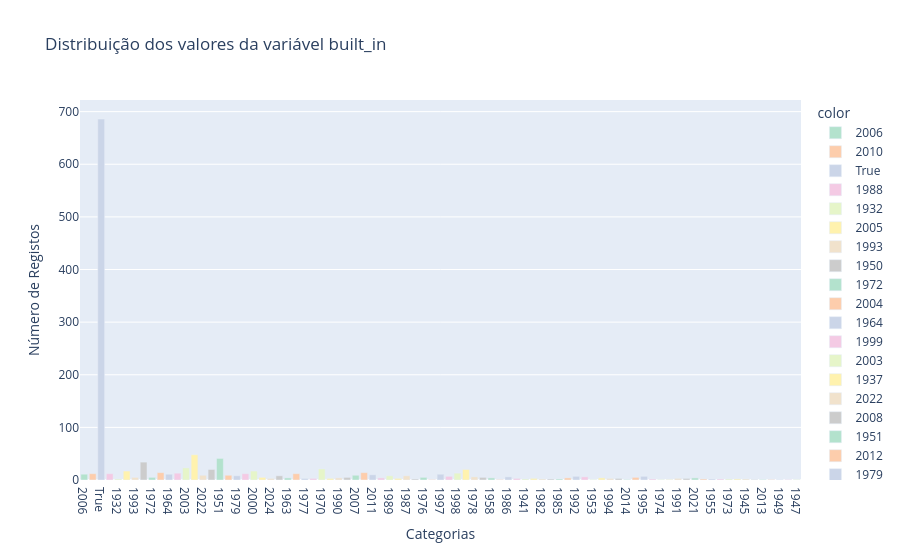
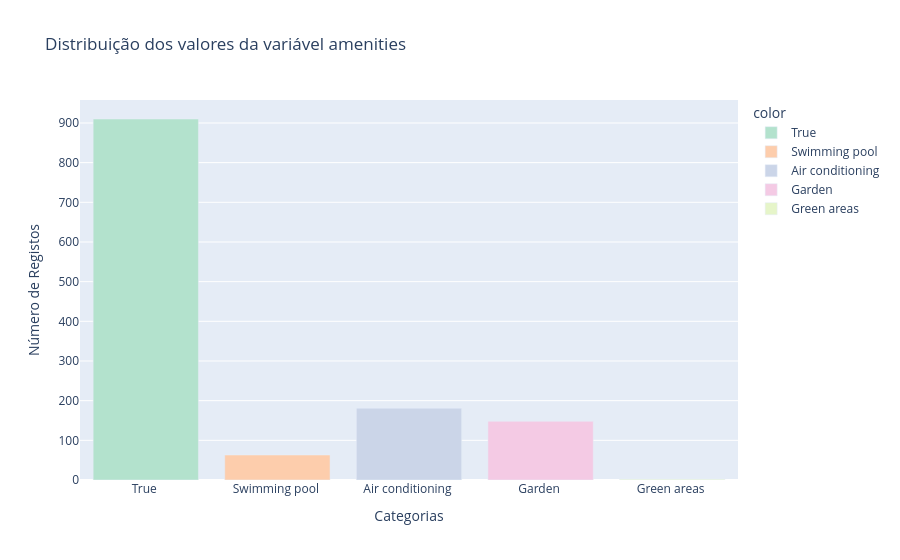
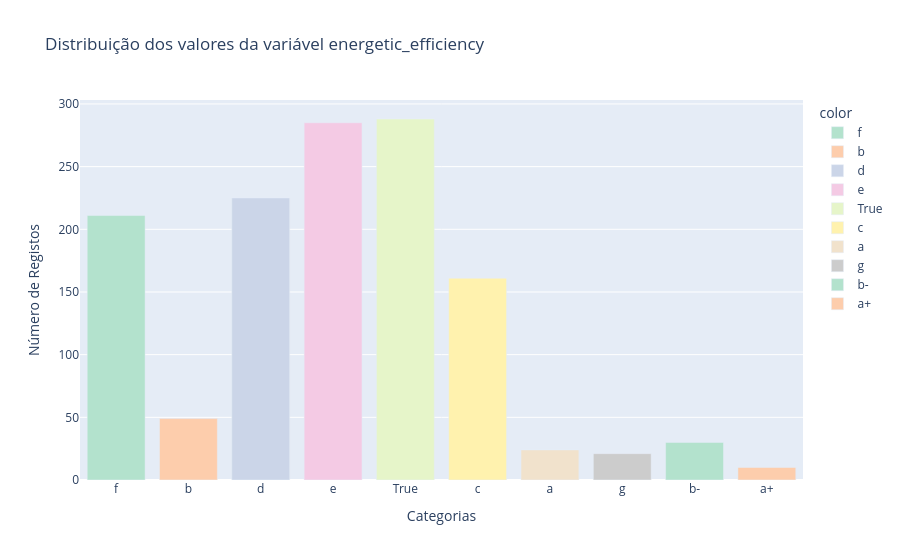

The cell these charts' notebook holds for them, in order:
### Markdown cell above
# Pre-processamento 

### Colunas: 
- built_in
- amenities
- energetic_efficiency

### Code cell
# Variação dos dados 
import plotly.express as px
col = ['built_in', 'amenities','energetic_efficiency']

for nome in col: 
    output = []
    names = df_15[nome].unique()
    for i in df_15[nome].unique():
        bt2 = df_15[nome].value_counts()[i]
        output.append(bt2)
    fig = px.bar(df_15, x=names, y=output, color = names ,color_discrete_sequence= px.colors.qualitative.Pastel2, title= f'Distribuição dos valores da variável {nome}')
    fig.update_xaxes(title_text='Categorias')
    fig.update_yaxes(title_text='Número de Registos')
    fig.show()

### Figure 1 — Plotly figure (JSON) as saved in the notebook; plotly's stock layout.template omitted (floating-point values rounded to 4 significant figures)
{"data": [{"alignmentgroup": "True", "hovertemplate": "color=2006<br>x=%{x}<br>y=%{y}<extra></extra>", "legendgroup": "2006", "marker": {"color": "rgb(179,226,205)", "pattern": {"shape": ""}}, "name": "2006", "offsetgroup": "2006", "orientation": "v", "showlegend": true, "textposition": "auto", "type": "bar", "x": ["2006"], "xaxis": "x", "y": [11], "yaxis": "y"}, {"alignmentgroup": "True", "hovertemplate": "color=2010<br>x=%{x}<br>y=%{y}<extra></extra>", "legendgroup": "2010", "marker": {"color": "rgb(253,205,172)", "pattern": {"shape": ""}}, "name": "2010", "offsetgroup": "2010", "orientation": "v", "showlegend": true, "textposition": "auto", "type": "bar", "x": ["2010"], "xaxis": "x", "y": [12], "yaxis": "y"}, {"alignmentgroup": "True", "hovertemplate": "color=True<br>x=%{x}<br>y=%{y}<extra></extra>", "legendgroup": "True", "marker": {"color": "rgb(203,213,232)", "pattern": {"shape": ""}}, "name": "True", "offsetgroup": "True", "orientation": "v", "showlegend": true, "textposition": "auto", "type": "bar", "x": ["True"], "xaxis": "x", "y": [686], "yaxis": "y"}, {"alignmentgroup": "True", "hovertemplate": "color=1988<br>x=%{x}<br>y=%{y}<extra></extra>", "legendgroup": "1988", "marker": {"color": "rgb(244,202,228)", "pattern": {"shape": ""}}, "name": "1988", "offsetgroup": "1988", "orientation": "v", "showlegend": true, "textposition": "auto", "type": "bar", "x": ["1988"], "xaxis": "x", "y": [12], "yaxis": "y"}, {"alignmentgroup": "True", "hovertemplate": "color=1932<br>x=%{x}<br>y=%{y}<extra></extra>", "legendgroup": "1932", "marker": {"color": "rgb(230,245,201)", "pattern": {"shape": ""}}, "name": "1932", "offsetgroup": "1932", "orientation": "v", "showlegend": true, "textposition": "auto", "type": "bar", "x": ["1932"], "xaxis": "x", "y": [2], "yaxis": "y"}, {"alignmentgroup": "True", "hovertemplate": "color=2005<br>x=%{x}<br>y=%{y}<extra></extra>", "legendgroup": "2005", "marker": {"color": "rgb(255,242,174)", "pattern": {"shape": ""}}, "name": "2005", "offsetgroup": "2005", "orientation": "v", "showlegend": true, "textposition": "auto", "type": "bar", "x": ["2005"], "xaxis": "x", "y": [17], "yaxis": "y"}, {"alignmentgroup": "True", "hovertemplate": "color=1993<br>x=%{x}<br>y=%{y}<extra></extra>", "legendgroup": "1993", "marker": {"color": "rgb(241,226,204)", "pattern": {"shape": ""}}, "name": "1993", "offsetgroup": "1993", "orientation": "v", "showlegend": true, "textposition": "auto", "type": "bar", "x": ["1993"], "xaxis": "x", "y": [5], "yaxis": "y"}, {"alignmentgroup": "True", "hovertemplate": "color=1950<br>x=%{x}<br>y=%{y}<extra></extra>", "legendgroup": "1950", "marker": {"color": "rgb(204,204,204)", "pattern": {"shape": ""}}, "name": "1950", "offsetgroup": "1950", "orientation": "v", "showlegend": true, "textposition": "auto", "type": "bar", "x": ["1950"], "xaxis": "x", "y": [34], "yaxis": "y"}, {"alignmentgroup": "True", "hovertemplate": "color=1972<br>x=%{x}<br>y=%{y}<extra></extra>", "legendgroup": "1972", "marker": {"color": "rgb(179,226,205)", "pattern": {"shape": ""}}, "name": "1972", "offsetgroup": "1972", "orientation": "v", "showlegend": true, "textposition": "auto", "type": "bar", "x": ["1972"], "xaxis": "x", "y": [5], "yaxis": "y"}, {"alignmentgroup": "True", "hovertemplate": "color=2004<br>x=%{x}<br>y=%{y}<extra></extra>", "legendgroup": "2004", "marker": {"color": "rgb(253,205,172)", "pattern": {"shape": ""}}, "name": "2004", "offsetgroup": "2004", "orientation": "v", "showlegend": true, "textposition": "auto", "type": "bar", "x": ["2004"], "xaxis": "x", "y": [14], "yaxis": "y"}, {"alignmentgroup": "True", "hovertemplate": "color=1964<br>x=%{x}<br>y=%{y}<extra></extra>", "legendgroup": "1964", "marker": {"color": "rgb(203,213,232)", "pattern": {"shape": ""}}, "name": "1964", "offsetgroup": "1964", "orientation": "v", "showlegend": true, "textposition": "auto", "type": "bar", "x": ["1964"], "xaxis": "x", "y": [11], "yaxis": "y"}, {"alignmentgroup": "True", "hovertemplate": "color=1999<br>x=%{x}<br>y=%{y}<extra></extra>", "legendgroup": "1999", "marker": {"color": "rgb(244,202,228)", "pattern": {"shape": ""}}, "name": "1999", "offsetgroup": "1999", "orientation": "v", "showlegend": true, "textposition": "auto", "type": "bar", "x": ["1999"], "xaxis": "x", "y": [13], "yaxis": "y"}, {"alignmentgroup": "True", "hovertemplate": "color=2003<br>x=%{x}<br>y=%{y}<extra></extra>", "legendgroup": "2003", "marker": {"color": "rgb(230,245,201)", "pattern": {"shape": ""}}, "name": "2003", "offsetgroup": "2003", "orientation": "v", "showlegend": true, "textposition": "auto", "type": "bar", "x": ["2003"], "xaxis": "x", "y": [23], "yaxis": "y"}, {"alignmentgroup": "True", "hovertemplate": "color=1937<br>x=%{x}<br>y=%{y}<extra></extra>", "legendgroup": "1937", "marker": {"color": "rgb(255,242,174)", "pattern": {"shape": ""}}, "name": "1937", "offsetgroup": "1937", "orientation": "v", "showlegend": true, "textposition": "auto", "type": "bar", "x": ["1937"], "xaxis": "x", "y": [48], "yaxis": "y"}, {"alignmentgroup": "True", "hovertemplate": "color=2022<br>x=%{x}<br>y=%{y}<extra></extra>", "legendgroup": "2022", "marker": {"color": "rgb(241,226,204)", "pattern": {"shape": ""}}, "name": "2022", "offsetgroup": "2022", "orientation": "v", "showlegend": true, "textposition": "auto", "type": "bar", "x": ["2022"], "xaxis": "x", "y": [9], "yaxis": "y"}, {"alignmentgroup": "True", "hovertemplate": "color=2008<br>x=%{x}<br>y=%{y}<extra></extra>", "legendgroup": "2008", "marker": {"color": "rgb(204,204,204)", "pattern": {"shape": ""}}, "name": "2008", "offsetgroup": "2008", "orientation": "v", "showlegend": true, "textposition": "auto", "type": "bar", "x": ["2008"], "xaxis": "x", "y": [20], "yaxis": "y"}, {"alignmentgroup": "True", "hovertemplate": "color=1951<br>x=%{x}<br>y=%{y}<extra></extra>", "legendgroup": "1951", "marker": {"color": "rgb(179,226,205)", "pattern": {"shape": ""}}, "name": "1951", "offsetgroup": "1951", "orientation": "v", "showlegend": true, "textposition": "auto", "type": "bar", "x": ["1951"], "xaxis": "x", "y": [41], "yaxis": "y"}, {"alignmentgroup": "True", "hovertemplate": "color=2012<br>x=%{x}<br>y=%{y}<extra></extra>", "legendgroup": "2012", "marker": {"color": "rgb(253,205,172)", "pattern": {"shape": ""}}, "name": "2012", "offsetgroup": "2012", "orientation": "v", "showlegend": true, "textposition": "auto", "type": "bar", "x": ["2012"], "xaxis": "x", "y": [9], "yaxis": "y"}, {"alignmentgroup": "True", "hovertemplate": "color=1979<br>x=%{x}<br>y=%{y}<extra></extra>", "legendgroup": "1979", "marker": {"color": "rgb(203,213,232)", "pattern": {"shape": ""}}, "name": "1979", "offsetgroup": "1979", "orientation": "v", "showlegend": true, "textposition": "auto", "type": "bar", "x": ["1979"], "xaxis": "x", "y": [8], "yaxis": "y"}, {"alignmentgroup": "True", "hovertemplate": "color=2009<br>x=%{x}<br>y=%{y}<extra></extra>", "legendgroup": "2009", "marker": {"color": "rgb(244,202,228)", "pattern": {"shape": ""}}, "name": "2009", "offsetgroup": "2009", "orientation": "v", "showlegend": true, "textposition": "auto", "type": "bar", "x": ["2009"], "xaxis": "x", "y": [12], "yaxis": "y"}, {"alignmentgroup": "True", "hovertemplate": "color=2000<br>x=%{x}<br>y=%{y}<extra></extra>", "legendgroup": "2000", "marker": {"color": "rgb(230,245,201)", "pattern": {"shape": ""}}, "name": "2000", "offsetgroup": "2000", "orientation": "v", "showlegend": true, "textposition": "auto", "type": "bar", "x": ["2000"], "xaxis": "x", "y": [17], "yaxis": "y"}, {"alignmentgroup": "True", "hovertemplate": "color=1968<br>x=%{x}<br>y=%{y}<extra></extra>", "legendgroup": "1968", "marker": {"color": "rgb(255,242,174)", "pattern": {"shape": ""}}, "name": "1968", "offsetgroup": "1968", "orientation": "v", "showlegend": true, "textposition": "auto", "type": "bar", "x": ["1968"], "xaxis": "x", "y": [5], "yaxis": "y"}, {"alignmentgroup": "True", "hovertemplate": "color=2024<br>x=%{x}<br>y=%{y}<extra></extra>", "legendgroup": "2024", "marker": {"color": "rgb(241,226,204)", "pattern": {"shape": ""}}, "name": "2024", "offsetgroup": "2024", "orientation": "v", "showlegend": true, "textposition": "auto", "type": "bar", "x": ["2024"], "xaxis": "x", "y": [3], "yaxis": "y"}, {"alignmentgroup": "True", "hovertemplate": "color=1969<br>x=%{x}<br>y=%{y}<extra></extra>", "legendgroup": "1969", "marker": {"color": "rgb(204,204,204)", "pattern": {"shape": ""}}, "name": "1969", "offsetgroup": "1969", "orientation": "v", "showlegend": true, "textposition": "auto", "type": "bar", "x": ["1969"], "xaxis": "x", "y": [8], "yaxis": "y"}, {"alignmentgroup": "True", "hovertemplate": "color=1963<br>x=%{x}<br>y=%{y}<extra></extra>", "legendgroup": "1963", "marker": {"color": "rgb(179,226,205)", "pattern": {"shape": ""}}, "name": "1963", "offsetgroup": "1963", "orientation": "v", "showlegend": true, "textposition": "auto", "type": "bar", "x": ["1963"], "xaxis": "x", "y": [4], "yaxis": "y"}, {"alignmentgroup": "True", "hovertemplate": "color=2001<br>x=%{x}<br>y=%{y}<extra></extra>", "legendgroup": "2001", "marker": {"color": "rgb(253,205,172)", "pattern": {"shape": ""}}, "name": "2001", "offsetgroup": "2001", "orientation": "v", "showlegend": true, "textposition": "auto", "type": "bar", "x": ["2001"], "xaxis": "x", "y": [12], "yaxis": "y"}, {"alignmentgroup": "True", "hovertemplate": "color=1977<br>x=%{x}<br>y=%{y}<extra></extra>", "legendgroup": "1977", "marker": {"color": "rgb(203,213,232)", "pattern": {"shape": ""}}, "name": "1977", "offsetgroup": "1977", "orientation": "v", "showlegend": true, "textposition": "auto", "type": "bar", "x": ["1977"], "xaxis": "x", "y": [3], "yaxis": "y"}, {"alignmentgroup": "True", "hovertemplate": "color=1984<br>x=%{x}<br>y=%{y}<extra></extra>", "legendgroup": "1984", "marker": {"color": "rgb(244,202,228)", "pattern": {"shape": ""}}, "name": "1984", "offsetgroup": "1984", "orientation": "v", "showlegend": true, "textposition": "auto", "type": "bar", "x": ["1984"], "xaxis": "x", "y": [3], "yaxis": "y"}, {"alignmentgroup": "True", "hovertemplate": "color=1970<br>x=%{x}<br>y=%{y}<extra></extra>", "legendgroup": "1970", "marker": {"color": "rgb(230,245,201)", "pattern": {"shape": ""}}, "name": "1970", "offsetgroup": "1970", "orientation": "v", "showlegend": true, "textposition": "auto", "type": "bar", "x": ["1970"], "xaxis": "x", "y": [21], "yaxis": "y"}, {"alignmentgroup": "True", "hovertemplate": "color=1866<br>x=%{x}<br>y=%{y}<extra></extra>", "legendgroup": "1866", "marker": {"color": "rgb(255,242,174)", "pattern": {"shape": ""}}, "name": "1866", "offsetgroup": "1866", "orientation": "v", "showlegend": true, "textposition": "auto", "type": "bar", "x": ["1866"], "xaxis": "x", "y": [3], "yaxis": "y"}, {"alignmentgroup": "True", "hovertemplate": "color=1990<br>x=%{x}<br>y=%{y}<extra></extra>", "legendgroup": "1990", "marker": {"color": "rgb(241,226,204)", "pattern": {"shape": ""}}, "name": "1990", "offsetgroup": "1990", "orientation": "v", "showlegend": true, "textposition": "auto", "type": "bar", "x": ["1990"], "xaxis": "x", "y": [4], "yaxis": "y"}, {"alignmentgroup": "True", "hovertemplate": "color=1981<br>x=%{x}<br>y=%{y}<extra></extra>", "legendgroup": "1981", "marker": {"color": "rgb(204,204,204)", "pattern": {"shape": ""}}, "name": "1981", "offsetgroup": "1981", "orientation": "v", "showlegend": true, "textposition": "auto", "type": "bar", "x": ["1981"], "xaxis": "x", "y": [5], "yaxis": "y"}, {"alignmentgroup": "True", "hovertemplate": "color=2007<br>x=%{x}<br>y=%{y}<extra></extra>", "legendgroup": "2007", "marker": {"color": "rgb(179,226,205)", "pattern": {"shape": ""}}, "name": "2007", "offsetgroup": "2007", "orientation": "v", "showlegend": true, "textposition": "auto", "type": "bar", "x": ["2007"], "xaxis": "x", "y": [9], "yaxis": "y"}, {"alignmentgroup": "True", "hovertemplate": "color=2002<br>x=%{x}<br>y=%{y}<extra></extra>", "legendgroup": "2002", "marker": {"color": "rgb(253,205,172)", "pattern": {"shape": ""}}, "name": "2002", "offsetgroup": "2002", "orientation": "v", "showlegend": true, "textposition": "auto", "type": "bar", "x": ["2002"], "xaxis": "x", "y": [14], "yaxis": "y"}, {"alignmentgroup": "True", "hovertemplate": "color=2011<br>x=%{x}<br>y=%{y}<extra></extra>", "legendgroup": "2011", "marker": {"color": "rgb(203,213,232)", "pattern": {"shape": ""}}, "name": "2011", "offsetgroup": "2011", "orientation": "v", "showlegend": true, "textposition": "auto", "type": "bar", "x": ["2011"], "xaxis": "x", "y": [10], "yaxis": "y"}, {"alignmentgroup": "True", "hovertemplate": "color=2015<br>x=%{x}<br>y=%{y}<extra></extra>", "legendgroup": "2015", "marker": {"color": "rgb(244,202,228)", "pattern": {"shape": ""}}, "name": "2015", "offsetgroup": "2015", "orientation": "v", "showlegend": true, "textposition": "auto", "type": "bar", "x": ["2015"], "xaxis": "x", "y": [4], "yaxis": "y"}, {"alignmentgroup": "True", "hovertemplate": "color=1989<br>x=%{x}<br>y=%{y}<extra></extra>", "legendgroup": "1989", "marker": {"color": "rgb(230,245,201)", "pattern": {"shape": ""}}, "name": "1989", "offsetgroup": "1989", "orientation": "v", "showlegend": true, "textposition": "auto", "type": "bar", "x": ["1989"], "xaxis": "x", "y": [8], "yaxis": "y"}, {"alignmentgroup": "True", "hovertemplate": "color=2019<br>x=%{x}<br>y=%{y}<extra></extra>", "legendgroup": "2019", "marker": {"color": "rgb(255,242,174)", "pattern": {"shape": ""}}, "name": "2019", "offsetgroup": "2019", "orientation": "v", "showlegend": true, "textposition": "auto", "type": "bar", "x": ["2019"], "xaxis": "x", "y": [3], "yaxis": "y"}, {"alignmentgroup": "True", "hovertemplate": "color=1987<br>x=%{x}<br>y=%{y}<extra></extra>", "legendgroup": "1987", "marker": {"color": "rgb(241,226,204)", "pattern": {"shape": ""}}, "name": "1987", "offsetgroup": "1987", "orientation": "v", "showlegend": true, "textposition": "auto", "type": "bar", "x": ["1987"], "xaxis": "x", "y": [8], "yaxis": "y"}, {"alignmentgroup": "True", "hovertemplate": "color=1966<br>x=%{x}<br>y=%{y}<extra></extra>", "legendgroup": "1966", "marker": {"color": "rgb(204,204,204)", "pattern": {"shape": ""}}, "name": "1966", "offsetgroup": "1966", "orientation": "v", "showlegend": true, "textposition": "auto", "type": "bar", "x": ["1966"], "xaxis": "x", "y": [2], "yaxis": "y"}, {"alignmentgroup": "True", "hovertemplate": "color=1976<br>x=%{x}<br>y=%{y}<extra></extra>", "legendgroup": "1976", "marker": {"color": "rgb(179,226,205)", "pattern": {"shape": ""}}, "name": "1976", "offsetgroup": "1976", "orientation": "v", "showlegend": true, "textposition": "auto", "type": "bar", "x": ["1976"], "xaxis": "x", "y": [5], "yaxis": "y"}, {"alignmentgroup": "True", "hovertemplate": "color=1889<br>x=%{x}<br>y=%{y}<extra></extra>", "legendgroup": "1889", "marker": {"color": "rgb(253,205,172)", "pattern": {"shape": ""}}, "name": "1889", "offsetgroup": "1889", "orientation": "v", "showlegend": true, "textposition": "auto", "type": "bar", "x": ["1889"], "xaxis": "x", "y": [1], "yaxis": "y"}, {"alignmentgroup": "True", "hovertemplate": "color=1997<br>x=%{x}<br>y=%{y}<extra></extra>", "legendgroup": "1997", "marker": {"color": "rgb(203,213,232)", "pattern": {"shape": ""}}, "name": "1997", "offsetgroup": "1997", "orientation": "v", "showlegend": true, "textposition": "auto", "type": "bar", "x": ["1997"], "xaxis": "x", "y": [11], "yaxis": "y"}, {"alignmentgroup": "True", "hovertemplate": "color=1967<br>x=%{x}<br>y=%{y}<extra></extra>", "legendgroup": "1967", "marker": {"color": "rgb(244,202,228)", "pattern": {"shape": ""}}, "name": "1967", "offsetgroup": "1967", "orientation": "v", "showlegend": true, "textposition": "auto", "type": "bar", "x": ["1967"], "xaxis": "x", "y": [7], "yaxis": "y"}, {"alignmentgroup": "True", "hovertemplate": "color=1998<br>x=%{x}<br>y=%{y}<extra></extra>", "legendgroup": "1998", "marker": {"color": "rgb(230,245,201)", "pattern": {"shape": ""}}, "name": "1998", "offsetgroup": "1998", "orientation": "v", "showlegend": true, "textposition": "auto", "type": "bar", "x": ["1998"], "xaxis": "x", "y": [13], "yaxis": "y"}, {"alignmentgroup": "True", "hovertemplate": "color=2023<br>x=%{x}<br>y=%{y}<extra></extra>", "legendgroup": "2023", "marker": {"color": "rgb(255,242,174)", "pattern": {"shape": ""}}, "name": "2023", "offsetgroup": "2023", "orientation": "v", "showlegend": true, "textposition": "auto", "type": "bar", "x": ["2023"], "xaxis": "x", "y": [20], "yaxis": "y"}, {"alignmentgroup": "True", "hovertemplate": "color=1978<br>x=%{x}<br>y=%{y}<extra></extra>", "legendgroup": "1978", "marker": {"color": "rgb(241,226,204)", "pattern": {"shape": ""}}, "name": "1978", "offsetgroup": "1978", "orientation": "v", "showlegend": true, "textposition": "auto", "type": "bar", "x": ["1978"], "xaxis": "x", "y": [6], "yaxis": "y"}, {"alignmentgroup": "True", "hovertemplate": "color=1983<br>x=%{x}<br>y=%{y}<extra></extra>", "legendgroup": "1983", "marker": {"color": "rgb(204,204,204)", "pattern": {"shape": ""}}, "name": "1983", "offsetgroup": "1983", "orientation": "v", "showlegend": true, "textposition": "auto", "type": "bar", "x": ["1983"], "xaxis": "x", "y": [5], "yaxis": "y"}, {"alignmentgroup": "True", "hovertemplate": "color=1958<br>x=%{x}<br>y=%{y}<extra></extra>", "legendgroup": "1958", "marker": {"color": "rgb(179,226,205)", "pattern": {"shape": ""}}, "name": "1958", "offsetgroup": "1958", "orientation": "v", "showlegend": true, "textposition": "auto", "type": "bar", "x": ["1958"], "xaxis": "x", "y": [4], "yaxis": "y"}, {"alignmentgroup": "True", "hovertemplate": "color=1962<br>x=%{x}<br>y=%{y}<extra></extra>", "legendgroup": "1962", "marker": {"color": "rgb(253,205,172)", "pattern": {"shape": ""}}, "name": "1962", "offsetgroup": "1962", "orientation": "v", "showlegend": true, "textposition": "auto", "type": "bar", "x": ["1962"], "xaxis": "x", "y": [1], "yaxis": "y"}, {"alignmentgroup": "True", "hovertemplate": "color=1986<br>x=%{x}<br>y=%{y}<extra></extra>", "legendgroup": "1986", "marker": {"color": "rgb(203,213,232)", "pattern": {"shape": ""}}, "name": "1986", "offsetgroup": "1986", "orientation": "v", "showlegend": true, "textposition": "auto", "type": "bar", "x": ["1986"], "xaxis": "x", "y": [6], "yaxis": "y"}, {"alignmentgroup": "True", "hovertemplate": "color=1948<br>x=%{x}<br>y=%{y}<extra></extra>", "legendgroup": "1948", "marker": {"color": "rgb(244,202,228)", "pattern": {"shape": ""}}, "name": "1948", "offsetgroup": "1948", "orientation": "v", "showlegend": true, "textposition": "auto", "type": "bar", "x": ["1948"], "xaxis": "x", "y": [3], "yaxis": "y"}, {"alignmentgroup": "True", "hovertemplate": "color=1941<br>x=%{x}<br>y=%{y}<extra></extra>", "legendgroup": "1941", "marker": {"color": "rgb(230,245,201)", "pattern": {"shape": ""}}, "name": "1941", "offsetgroup": "1941", "orientation": "v", "showlegend": true, "textposition": "auto", "type": "bar", "x": ["1941"], "xaxis": "x", "y": [2], "yaxis": "y"}, {"alignmentgroup": "True", "hovertemplate": "color=2018<br>x=%{x}<br>y=%{y}<extra></extra>", "legendgroup": "2018", "marker": {"color": "rgb(255,242,174)", "pattern": {"shape": ""}}, "name": "2018", "offsetgroup": "2018", "orientation": "v", "showlegend": true, "textposition": "auto", "type": "bar", "x": ["2018"], "xaxis": "x", "y": [3], "yaxis": "y"}, {"alignmentgroup": "True", "hovertemplate": "color=1982<br>x=%{x}<br>y=%{y}<extra></extra>", "legendgroup": "1982", "marker": {"color": "rgb(241,226,204)", "pattern": {"shape": ""}}, "name": "1982", "offsetgroup": "1982", "orientation": "v", "showlegend": true, "textposition": "auto", "type": "bar", "x": ["1982"], "xaxis": "x", "y": [2], "yaxis": "y"}, {"alignmentgroup": "True", "hovertemplate": "color=1946<br>x=%{x}<br>y=%{y}<extra></extra>", "legendgroup": "1946", "marker": {"color": "rgb(204,204,204)", "pattern": {"shape": ""}}, "name": "1946", "offsetgroup": "1946", "orientation": "v", "showlegend": true, "textposition": "auto", "type": "bar", "x": ["1946"], "xaxis": "x", "y": [2], "yaxis": "y"}, {"alignmentgroup": "True", "hovertemplate": "color=1985<br>x=%{x}<br>y=%{y}<extra></extra>", "legendgroup": "1985", "marker": {"color": "rgb(179,226,205)", "pattern": {"shape": ""}}, "name": "1985", "offsetgroup": "1985", "orientation": "v", "showlegend": true, "textposition": "auto", "type": "bar", "x": ["1985"], "xaxis": "x", "y": [2], "yaxis": "y"}, {"alignmentgroup": "True", "hovertemplate": "color=1960<br>x=%{x}<br>y=%{y}<extra></extra>", "legendgroup": "1960", "marker": {"color": "rgb(253,205,172)", "pattern": {"shape": ""}}, "name": "1960", "offsetgroup": "1960", "orientation": "v", "showlegend": true, "textposition": "auto", "type": "bar", "x": ["1960"], "xaxis": "x", "y": [4], "yaxis": "y"}, {"alignmentgroup": "True", "hovertemplate": "color=1992<br>x=%{x}<br>y=%{y}<extra></extra>", "legendgroup": "1992", "marker": {"color": "rgb(203,213,232)", "pattern": {"shape": ""}}, "name": "1992", "offsetgroup": "1992", "orientation": "v", "showlegend": true, "textposition": "auto", "type": "bar", "x": ["1992"], "xaxis": "x", "y": [7], "yaxis": "y"}, {"alignmentgroup": "True", "hovertemplate": "color=1938<br>x=%{x}<br>y=%{y}<extra></extra>", "legendgroup": "1938", "marker": {"color": "rgb(244,202,228)", "pattern": {"shape": ""}}, "name": "1938", "offsetgroup": "1938", "orientation": "v", "showlegend": true, "textposition": "auto", "type": "bar", "x": ["1938"], "xaxis": "x", "y": [6], "yaxis": "y"}, {"alignmentgroup": "True", "hovertemplate": "color=1953<br>x=%{x}<br>y=%{y}<extra></extra>", "legendgroup": "1953", "marker": {"color": "rgb(230,245,201)", "pattern": {"shape": ""}}, "name": "1953", "offsetgroup": "1953", "orientation": "v", "showlegend": true, "textposition": "auto", "type": "bar", "x": ["1953"], "xaxis": "x", "y": [1], "yaxis": "y"}, {"alignmentgroup": "True", "hovertemplate": "color=2020<br>x=%{x}<br>y=%{y}<extra></extra>", "legendgroup": "2020", "marker": {"color": "rgb(255,242,174)", "pattern": {"shape": ""}}, "name": "2020", "offsetgroup": "2020", "orientation": "v", "showlegend": true, "textposition": "auto", "type": "bar", "x": ["2020"], "xaxis": "x", "y": [4], "yaxis": "y"}, {"alignmentgroup": "True", "hovertemplate": "color=1994<br>x=%{x}<br>y=%{y}<extra></extra>", "legendgroup": "1994", "marker": {"color": "rgb(241,226,204)", "pattern": {"shape": ""}}, "name": "1994", "offsetgroup": "1994", "orientation": "v", "showlegend": true, "textposition": "auto", "type": "bar", "x": ["1994"], "xaxis": "x", "y": [3], "yaxis": "y"}, {"alignmentgroup": "True", "hovertemplate": "color=1930<br>x=%{x}<br>y=%{y}<extra></extra>", "legendgroup": "1930", "marker": {"color": "rgb(204,204,204)", "pattern": {"shape": ""}}, "name": "1930", "offsetgroup": "1930", "orientation": "v", "showlegend": true, "textposition": "auto", "type": "bar", "x": ["1930"], "xaxis": "x", "y": [3], "yaxis": "y"}, {"alignmentgroup": "True", "hovertemplate": "color=2014<br>x=%{x}<br>y=%{y}<extra></extra>", "legendgroup": "2014", "marker": {"color": "rgb(179,226,205)", "pattern": {"shape": ""}}, "name": "2014", "offsetgroup": "2014", "orientation": "v", "showlegend": true, "textposition": "auto", "type": "bar", "x": ["2014"], "xaxis": "x", "y": [1], "yaxis": "y"}, {"alignmentgroup": "True", "hovertemplate": "color=1980<br>x=%{x}<br>y=%{y}<extra></extra>", "legendgroup": "1980", "marker": {"color": "rgb(253,205,172)", "pattern": {"shape": ""}}, "name": "1980", "offsetgroup": "1980", "orientation": "v", "showlegend": true, "textposition": "auto", "type": "bar", "x": ["1980"], "xaxis": "x", "y": [5], "yaxis": "y"}, {"alignmentgroup": "True", "hovertemplate": "color=1995<br>x=%{x}<br>y=%{y}<extra></extra>", "legendgroup": "1995", "marker": {"color": "rgb(203,213,232)", "pattern": {"shape": ""}}, "name": "1995", "offsetgroup": "1995", "orientation": "v", "showlegend": true, "textposition": "auto", "type": "bar", "x": ["1995"], "xaxis": "x", "y": [7], "yaxis": "y"}, {"alignmentgroup": "True", "hovertemplate": "color=1971<br>x=%{x}<br>y=%{y}<extra></extra>", "legendgroup": "1971", "marker": {"color": "rgb(244,202,228)", "pattern": {"shape": ""}}, "name": "1971", "offsetgroup": "1971", "orientation": "v", "showlegend": true, "textposition": "auto", "type": "bar", "x": ["1971"], "xaxis": "x", "y": [2], "yaxis": "y"}, {"alignmentgroup": "True", "hovertemplate": "color=1974<br>x=%{x}<br>y=%{y}<extra></extra>", "legendgroup": "1974", "marker": {"color": "rgb(230,245,201)", "pattern": {"shape": ""}}, "name": "1974", "offsetgroup": "1974", "orientation": "v", "showlegend": true, "textposition": "auto", "type": "bar", "x": ["1974"], "xaxis": "x", "y": [1], "yaxis": "y"}, {"alignmentgroup": "True", "hovertemplate": "color=1944<br>x=%{x}<br>y=%{y}<extra></extra>", "legendgroup": "1944", "marker": {"color": "rgb(255,242,174)", "pattern": {"shape": ""}}, "name": "1944", "offsetgroup": "1944", "orientation": "v", "showlegend": true, "textposition": "auto", "type": "bar", "x": ["1944"], "xaxis": "x", "y": [1], "yaxis": "y"}, {"alignmentgroup": "True", "hovertemplate": "color=1991<br>x=%{x}<br>y=%{y}<extra></extra>", "legendgroup": "1991", "marker": {"color": "rgb(241,226,204)", "pattern": {"shape": ""}}, "name": "1991", "offsetgroup": "1991", "orientation": "v", "showlegend": true, "textposition": "auto", "type": "bar", "x": ["1991"], "xaxis": "x", "y": [3], "yaxis": "y"}, {"alignmentgroup": "True", "hovertemplate": "color=1952<br>x=%{x}<br>y=%{y}<extra></extra>", "legendgroup": "1952", "marker": {"color": "rgb(204,204,204)", "pattern": {"shape": ""}}, "name": "1952", "offsetgroup": "1952", "orientation": "v", "showlegend": true, "textposition": "auto", "type": "bar", "x": ["1952"], "xaxis": "x", "y": [3], "yaxis": "y"}, {"alignmentgroup": "True", "hovertemplate": "color=2021<br>x=%{x}<br>y=%{y}<extra></extra>", "legendgroup": "2021", "marker": {"color": "rgb(179,226,205)", "pattern": {"shape": ""}}, "name": "2021", "offsetgroup": "2021", "orientation": "v", "showlegend": true, "textposition": "auto", "type": "bar", "x": ["2021"], "xaxis": "x", "y": [4], "yaxis": "y"}, {"alignmentgroup": "True", "hovertemplate": "color=1940<br>x=%{x}<br>y=%{y}<extra></extra>", "legendgroup": "1940", "marker": {"color": "rgb(253,205,172)", "pattern": {"shape": ""}}, "name": "1940", "offsetgroup": "1940", "orientation": "v", "showlegend": true, "textposition": "auto", "type": "bar", "x": ["1940"], "xaxis": "x", "y": [2], "yaxis": "y"}, {"alignmentgroup": "True", "hovertemplate": "color=1955<br>x=%{x}<br>y=%{y}<extra></extra>", "legendgroup": "1955", "marker": {"color": "rgb(203,213,232)", "pattern": {"shape": ""}}, "name": "1955", "offsetgroup": "1955", "orientation": "v", "showlegend": true, "textposition": "auto", "type": "bar", "x": ["1955"], "xaxis": "x", "y": [2], "yaxis": "y"}, {"alignmentgroup": "True", "hovertemplate": "color=1996<br>x=%{x}<br>y=%{y}<extra></extra>", "legendgroup": "1996", "marker": {"color": "rgb(244,202,228)", "pattern": {"shape": ""}}, "name": "1996", "offsetgroup": "1996", "orientation": "v", "showlegend": true, "textposition": "auto", "type": "bar", "x": ["1996"], "xaxis": "x", "y": [2], "yaxis": "y"}, {"alignmentgroup": "True", "hovertemplate": "color=1973<br>x=%{x}<br>y=%{y}<extra></extra>", "legendgroup": "1973", "marker": {"color": "rgb(230,245,201)", "pattern": {"shape": ""}}, "name": "1973", "offsetgroup": "1973", "orientation": "v", "showlegend": true, "textposition": "auto", "type": "bar", "x": ["1973"], "xaxis": "x", "y": [2], "yaxis": "y"}, {"alignmentgroup": "True", "hovertemplate": "color=1939<br>x=%{x}<br>y=%{y}<extra></extra>", "legendgroup": "1939", "marker": {"color": "rgb(255,242,174)", "pattern": {"shape": ""}}, "name": "1939", "offsetgroup": "1939", "orientation": "v", "showlegend": true, "textposition": "auto", "type": "bar", "x": ["1939"], "xaxis": "x", "y": [2], "yaxis": "y"}, {"alignmentgroup": "True", "hovertemplate": "color=1945<br>x=%{x}<br>y=%{y}<extra></extra>", "legendgroup": "1945", "marker": {"color": "rgb(241,226,204)", "pattern": {"shape": ""}}, "name": "1945", "offsetgroup": "1945", "orientation": "v", "showlegend": true, "textposition": "auto", "type": "bar", "x": ["1945"], "xaxis": "x", "y": [2], "yaxis": "y"}, {"alignmentgroup": "True", "hovertemplate": "color=1965<br>x=%{x}<br>y=%{y}<extra></extra>", "legendgroup": "1965", "marker": {"color": "rgb(204,204,204)", "pattern": {"shape": ""}}, "name": "1965", "offsetgroup": "1965", "orientation": "v", "showlegend": true, "textposition": "auto", "type": "bar", "x": ["1965"], "xaxis": "x", "y": [1], "yaxis": "y"}, {"alignmentgroup": "True", "hovertemplate": "color=2013<br>x=%{x}<br>y=%{y}<extra></extra>", "legendgroup": "2013", "marker": {"color": "rgb(179,226,205)", "pattern": {"shape": ""}}, "name": "2013", "offsetgroup": "2013", "orientation": "v", "showlegend": true, "textposition": "auto", "type": "bar", "x": ["2013"], "xaxis": "x", "y": [1], "yaxis": "y"}, {"alignmentgroup": "True", "hovertemplate": "color=1956<br>x=%{x}<br>y=%{y}<extra></extra>", "legendgroup": "1956", "marker": {"color": "rgb(253,205,172)", "pattern": {"shape": ""}}, "name": "1956", "offsetgroup": "1956", "orientation": "v", "showlegend": true, "textposition": "auto", "type": "bar", "x": ["1956"], "xaxis": "x", "y": [1], "yaxis": "y"}, {"alignmentgroup": "True", "hovertemplate": "color=1949<br>x=%{x}<br>y=%{y}<extra></extra>", "legendgroup": "1949", "marker": {"color": "rgb(203,213,232)", "pattern": {"shape": ""}}, "name": "1949", "offsetgroup": "1949", "orientation": "v", "showlegend": true, "textposition": "auto", "type": "bar", "x": ["1949"], "xaxis": "x", "y": [1], "yaxis": "y"}, {"alignmentgroup": "True", "hovertemplate": "color=1933<br>x=%{x}<br>y=%{y}<extra></extra>", "legendgroup": "1933", "marker": {"color": "rgb(244,202,228)", "pattern": {"shape": ""}}, "name": "1933", "offsetgroup": "1933", "orientation": "v", "showlegend": true, "textposition": "auto", "type": "bar", "x": ["1933"], "xaxis": "x", "y": [1], "yaxis": "y"}, {"alignmentgroup": "True", "hovertemplate": "color=1947<br>x=%{x}<br>y=%{y}<extra></extra>", "legendgroup": "1947", "marker": {"color": "rgb(230,245,201)", "pattern": {"shape": ""}}, "name": "1947", "offsetgroup": "1947", "orientation": "v", "showlegend": true, "textposition": "auto", "type": "bar", "x": ["1947"], "xaxis": "x", "y": [1], "yaxis": "y"}], "layout": {"autosize": true, "barmode": "relative", "legend": {"title": {"text": "color"}, "tracegroupgap": 0}, "title": {"text": "Distribuição dos valores da variável built_in"}, "xaxis": {"anchor": "y", "autorange": true, "domain": [0, 1], "range": [-0.5, 84.5], "title": {"text": "Categorias"}, "type": "category"}, "yaxis": {"anchor": "x", "autorange": true, "domain": [0, 1], "range": [0, 722.1], "title": {"text": "Número de Registos"}, "type": "linear"}}}

### Figure 2 — Plotly figure (JSON) as saved in the notebook; plotly's stock layout.template omitted (floating-point values rounded to 4 significant figures)
{"data": [{"alignmentgroup": "True", "hovertemplate": "color=True <br>x=%{x}<br>y=%{y}<extra></extra>", "legendgroup": "True ", "marker": {"color": "rgb(179,226,205)", "pattern": {"shape": ""}}, "name": "True ", "offsetgroup": "True ", "orientation": "v", "showlegend": true, "textposition": "auto", "type": "bar", "x": ["True "], "xaxis": "x", "y": [910], "yaxis": "y"}, {"alignmentgroup": "True", "hovertemplate": "color=Swimming pool <br>x=%{x}<br>y=%{y}<extra></extra>", "legendgroup": "Swimming pool ", "marker": {"color": "rgb(253,205,172)", "pattern": {"shape": ""}}, "name": "Swimming pool ", "offsetgroup": "Swimming pool ", "orientation": "v", "showlegend": true, "textposition": "auto", "type": "bar", "x": ["Swimming pool "], "xaxis": "x", "y": [63], "yaxis": "y"}, {"alignmentgroup": "True", "hovertemplate": "color=Air conditioning <br>x=%{x}<br>y=%{y}<extra></extra>", "legendgroup": "Air conditioning ", "marker": {"color": "rgb(203,213,232)", "pattern": {"shape": ""}}, "name": "Air conditioning ", "offsetgroup": "Air conditioning ", "orientation": "v", "showlegend": true, "textposition": "auto", "type": "bar", "x": ["Air conditioning "], "xaxis": "x", "y": [181], "yaxis": "y"}, {"alignmentgroup": "True", "hovertemplate": "color=Garden <br>x=%{x}<br>y=%{y}<extra></extra>", "legendgroup": "Garden ", "marker": {"color": "rgb(244,202,228)", "pattern": {"shape": ""}}, "name": "Garden ", "offsetgroup": "Garden ", "orientation": "v", "showlegend": true, "textposition": "auto", "type": "bar", "x": ["Garden "], "xaxis": "x", "y": [148], "yaxis": "y"}, {"alignmentgroup": "True", "hovertemplate": "color=Green areas <br>x=%{x}<br>y=%{y}<extra></extra>", "legendgroup": "Green areas ", "marker": {"color": "rgb(230,245,201)", "pattern": {"shape": ""}}, "name": "Green areas ", "offsetgroup": "Green areas ", "orientation": "v", "showlegend": true, "textposition": "auto", "type": "bar", "x": ["Green areas "], "xaxis": "x", "y": [2], "yaxis": "y"}], "layout": {"autosize": true, "barmode": "relative", "legend": {"title": {"text": "color"}, "tracegroupgap": 0}, "title": {"text": "Distribuição dos valores da variável amenities"}, "xaxis": {"anchor": "y", "autorange": true, "domain": [0, 1], "range": [-0.5, 4.5], "title": {"text": "Categorias"}, "type": "category"}, "yaxis": {"anchor": "x", "autorange": true, "domain": [0, 1], "range": [0, 957.9], "title": {"text": "Número de Registos"}, "type": "linear"}}}

### Figure 3 — Plotly figure (JSON) as saved in the notebook; plotly's stock layout.template omitted (floating-point values rounded to 4 significant figures)
{"data": [{"alignmentgroup": "True", "hovertemplate": "color=f<br>x=%{x}<br>y=%{y}<extra></extra>", "legendgroup": "f", "marker": {"color": "rgb(179,226,205)", "pattern": {"shape": ""}}, "name": "f", "offsetgroup": "f", "orientation": "v", "showlegend": true, "textposition": "auto", "type": "bar", "x": ["f"], "xaxis": "x", "y": [211], "yaxis": "y"}, {"alignmentgroup": "True", "hovertemplate": "color=b<br>x=%{x}<br>y=%{y}<extra></extra>", "legendgroup": "b", "marker": {"color": "rgb(253,205,172)", "pattern": {"shape": ""}}, "name": "b", "offsetgroup": "b", "orientation": "v", "showlegend": true, "textposition": "auto", "type": "bar", "x": ["b"], "xaxis": "x", "y": [49], "yaxis": "y"}, {"alignmentgroup": "True", "hovertemplate": "color=d<br>x=%{x}<br>y=%{y}<extra></extra>", "legendgroup": "d", "marker": {"color": "rgb(203,213,232)", "pattern": {"shape": ""}}, "name": "d", "offsetgroup": "d", "orientation": "v", "showlegend": true, "textposition": "auto", "type": "bar", "x": ["d"], "xaxis": "x", "y": [225], "yaxis": "y"}, {"alignmentgroup": "True", "hovertemplate": "color=e<br>x=%{x}<br>y=%{y}<extra></extra>", "legendgroup": "e", "marker": {"color": "rgb(244,202,228)", "pattern": {"shape": ""}}, "name": "e", "offsetgroup": "e", "orientation": "v", "showlegend": true, "textposition": "auto", "type": "bar", "x": ["e"], "xaxis": "x", "y": [285], "yaxis": "y"}, {"alignmentgroup": "True", "hovertemplate": "color=True<br>x=%{x}<br>y=%{y}<extra></extra>", "legendgroup": "True", "marker": {"color": "rgb(230,245,201)", "pattern": {"shape": ""}}, "name": "True", "offsetgroup": "True", "orientation": "v", "showlegend": true, "textposition": "auto", "type": "bar", "x": ["True"], "xaxis": "x", "y": [288], "yaxis": "y"}, {"alignmentgroup": "True", "hovertemplate": "color=c<br>x=%{x}<br>y=%{y}<extra></extra>", "legendgroup": "c", "marker": {"color": "rgb(255,242,174)", "pattern": {"shape": ""}}, "name": "c", "offsetgroup": "c", "orientation": "v", "showlegend": true, "textposition": "auto", "type": "bar", "x": ["c"], "xaxis": "x", "y": [161], "yaxis": "y"}, {"alignmentgroup": "True", "hovertemplate": "color=a<br>x=%{x}<br>y=%{y}<extra></extra>", "legendgroup": "a", "marker": {"color": "rgb(241,226,204)", "pattern": {"shape": ""}}, "name": "a", "offsetgroup": "a", "orientation": "v", "showlegend": true, "textposition": "auto", "type": "bar", "x": ["a"], "xaxis": "x", "y": [24], "yaxis": "y"}, {"alignmentgroup": "True", "hovertemplate": "color=g<br>x=%{x}<br>y=%{y}<extra></extra>", "legendgroup": "g", "marker": {"color": "rgb(204,204,204)", "pattern": {"shape": ""}}, "name": "g", "offsetgroup": "g", "orientation": "v", "showlegend": true, "textposition": "auto", "type": "bar", "x": ["g"], "xaxis": "x", "y": [21], "yaxis": "y"}, {"alignmentgroup": "True", "hovertemplate": "color=b-<br>x=%{x}<br>y=%{y}<extra></extra>", "legendgroup": "b-", "marker": {"color": "rgb(179,226,205)", "pattern": {"shape": ""}}, "name": "b-", "offsetgroup": "b-", "orientation": "v", "showlegend": true, "textposition": "auto", "type": "bar", "x": ["b-"], "xaxis": "x", "y": [30], "yaxis": "y"}, {"alignmentgroup": "True", "hovertemplate": "color=a+<br>x=%{x}<br>y=%{y}<extra></extra>", "legendgroup": "a+", "marker": {"color": "rgb(253,205,172)", "pattern": {"shape": ""}}, "name": "a+", "offsetgroup": "a+", "orientation": "v", "showlegend": true, "textposition": "auto", "type": "bar", "x": ["a+"], "xaxis": "x", "y": [10], "yaxis": "y"}], "layout": {"autosize": true, "barmode": "relative", "legend": {"title": {"text": "color"}, "tracegroupgap": 0}, "title": {"text": "Distribuição dos valores da variável energetic_efficiency"}, "xaxis": {"anchor": "y", "autorange": true, "domain": [0, 1], "range": [-0.5, 9.5], "title": {"text": "Categorias"}, "type": "category"}, "yaxis": {"anchor": "x", "autorange": true, "domain": [0, 1], "range": [0, 303.2], "title": {"text": "Número de Registos"}, "type": "linear"}}}
